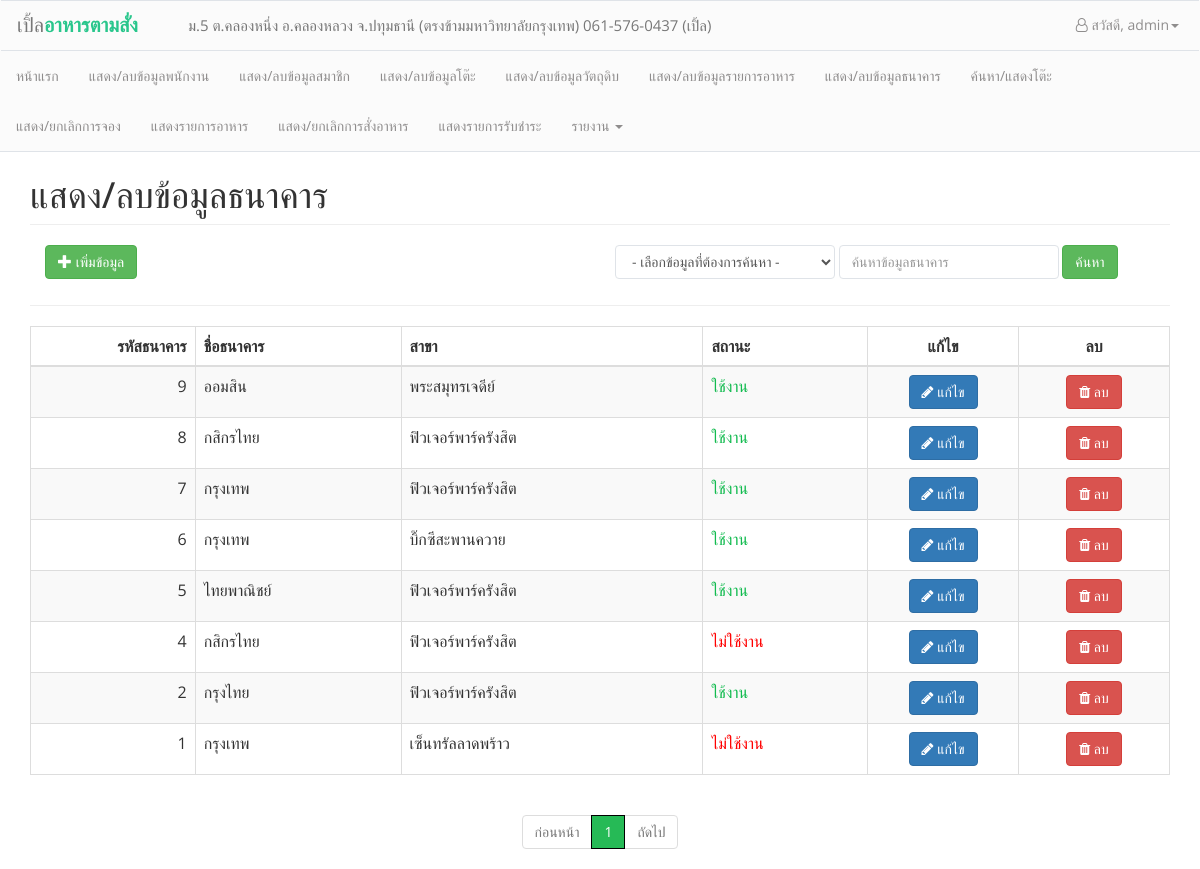
/admin/show_bank.php (signed in), run on an earlier commit of the app's database.
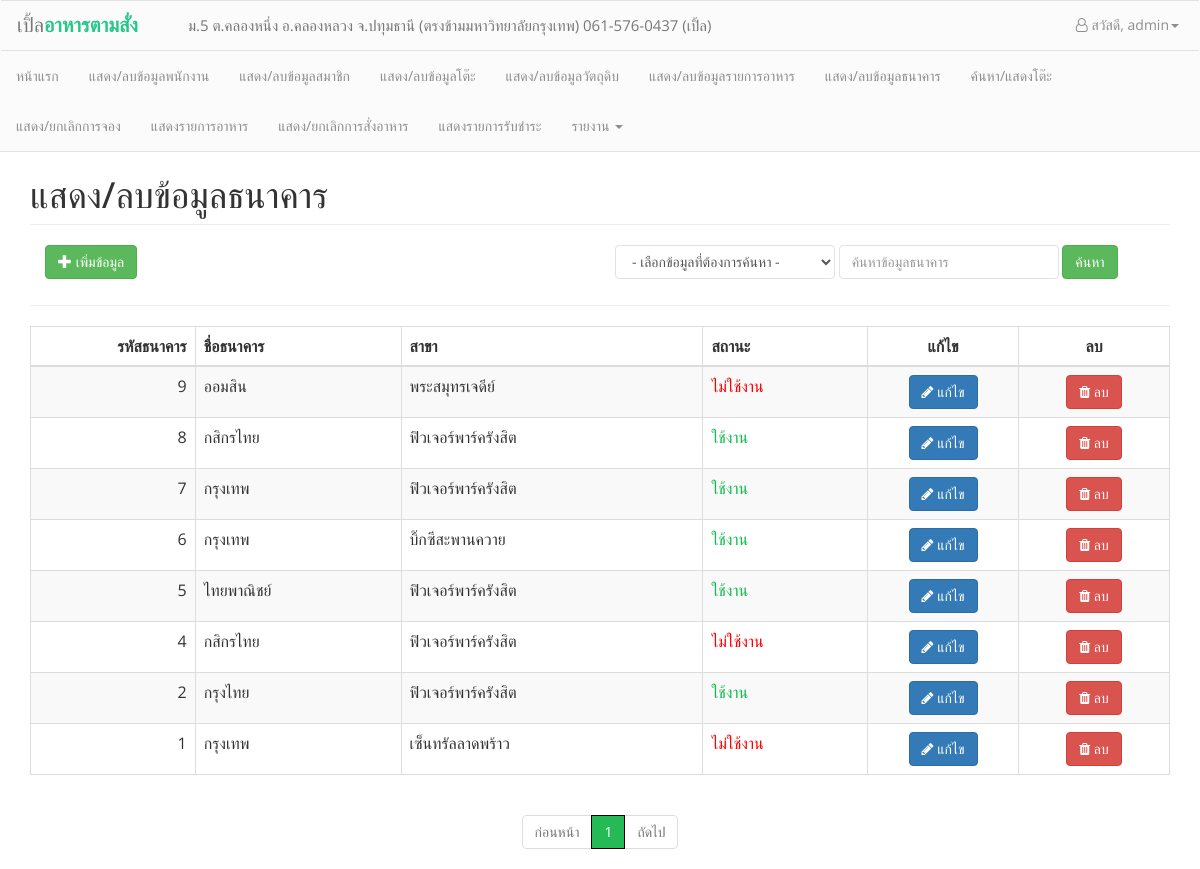
And on a later commit of the database.
### tables this page shows
CREATE TABLE `banks` (
  `bankid` int(5) NOT NULL,
  `bank_name` varchar(50) NOT NULL,
  `bank_status` int(1) NOT NULL,
  `bank_branch` varchar(50) NOT NULL,
  `bank_details` varchar(50) NOT NULL
);

### admin/show_bank.php (the view, shortened to what this page needs)
<head>
</head>
<body>
    <?php
    include("conf/header_admin.php");
    include("../conf/connection.php");
    $strKeyword = null;
    $search_type = null;
    ?>
    <div class="container" style="padding-top: 135px; left: 50%; ">
        <h1 class="page-header text-left">แสดง/ลบข้อมูลธนาคาร</h1>
        <form class="form-inline">
            <div class="col-md-2">
                <a href="addbank.php" class="btn btn-success"><i class="glyphicon glyphicon-plus" style="font-size:14px"></i> เพิ่มข้อมูล</a>
            </div>
            <div class="col-md-6 col-md-offset-4">
                <div class="form-group">
                    <select class="form-control input-md" name="search_type" style="width:220px;">
                        <option disabled selected value="">- เลือกข้อมูลที่ต้องการค้นหา -</option>
                    </select>
                    <input class="form-control" type="text" name="search_bank" placeholder="ค้นหาข้อมูลธนาคาร" style="width:220px;" aria-label="Search">
                </div>
                <button type="submit" class="btn btn-success mb-2">ค้นหา</button>
            </div><br><br>
        </form>
        <hr>
        <div class="table-responsive">
            <table class="table table-striped table-bordered" align="center">
                <thead>
                    <th style="text-align: right; width:120px;">รหัสธนาคาร</th>
                    <th style="text-align: left; width:150px;">ชื่อธนาคาร</th>
                    <th style="text-align:left; width:220px;">สาขา</th>
                    <th style="text-align:left; width:120px;">สถานะ</th>
                    <th style=" text-align:center; width:110px;">แก้ไข</th>
                    <th style=" text-align:center; width:110px;">ลบ</th>
                </thead>
        </div>
        <?php
        if ($search_type == "" || $search_type == null) {
            $sql = "SELECT * FROM banks WHERE bankid LIKE '%" . $strKeyword . "%' OR bank_branch LIKE '%" . $strKeyword . "%' OR bank_name LIKE '%" . $strKeyword . "%' OR bank_branch LIKE '%" . $strKeyword . "%'";
        }
        $query = mysqli_query($link, $sql);
        $num_rows = mysqli_num_rows($query);
        $per_page = 10;
        $page  = 1;
        $prev_page = $page - 1;
        $next_page = $page + 1;
        $row_start = ($page - 1) * $per_page;
        if ($num_rows <= $per_page) {
            $num_pages = 1;
        } else if (($num_rows % $per_page) == 0) {
            $num_pages = ($num_rows / $per_page);
        } else {
            $num_pages = ($num_rows / $per_page) + 1;
            $num_pages = (int) $num_pages;
        }
        $row_end = $per_page;
        if ($row_end > $num_rows) {
            $row_end = $num_rows;
        }
        $sql .= " ORDER BY bankid DESC LIMIT $row_start ,$row_end ";
        $query = mysqli_query($link, $sql);
        if ($num_rows > 0) {
            while ($result = mysqli_fetch_array($query, MYSQLI_ASSOC)) {
                switch ($result['bank_status']) {
                    case 0:
                        $bank_status = "<span style='color:#12BB4F';>ใช้งาน</span>";
                        break;
                    case 1:
                        $bank_status = "<span style='color:red'>ไม่ใช้งาน</span>";
                        break;
                } ?>
                    <tr>
                        <td align="right"><?= $result["bankid"]; ?></td>
                        <td align="left"> <?= $result["bank_name"] ?></td>
                        <td align="left"> <?= $result["bank_branch"] ?></td>
                        <td><?= $bank_status ?></td>
                        <td align="center"><a href="editbank.php?bankid=<?php echo $result['bankid']; ?>" class="btn btn-primary" data-toggle="modal"><i class="fa fa-pencil"></i> แก้ไข</a>
                        </td>
                        <td align="center"><a href="#deletebank<?php echo $result['bankid']; ?>" class="btn btn-danger" data-toggle="modal"><i class="fa fa-trash"></i> ลบ</a></td>
                    </tr>
            <?php }
            }
            ?>
    </div>
    <nav aria-label="Page navigation example" class="navbar-center">
        <div class="text-center">
            <ul class="pagination">
                <?php
                if ($prev_page) {
                    echo '<li class="page-item n">' . " <a href='$_SERVER[SCRIPT_NAME]?Page=$prev_page&search_food=$strKeyword&search_type=$search_type'>ก่อนหน้า</a></li>";
                } else {
                    echo '<li class="page-item disabled"><a href="#" >ก่อนหน้า</a></li>';
                }
                for ($i = 1; $i <= $num_pages; $i++) {
                    if ($i != $page) {
                        echo "<li class='page-item n'><a href='$_SERVER[SCRIPT_NAME]?Page=$i&search_bank=$strKeyword&search_type=$search_type'>$i</a>" . '</li>';
                    } else {
                        echo '<li class="page-item active"><a href="#">' . $i . '</a></li>';
                    }
                }
                if ($page != $num_pages) {
                    echo '<li class="page-item n">' . " <a href='$_SERVER[SCRIPT_NAME]?Page=$next_page&search_bank=$strKeyword&search_type=$search_type'>ถัดไป</a></li>";
                } else {
                    echo '<li class="page-item disabled">' . "<a href ='#'>ถัดไป</a></li> ";
                }
                ?>
        </div>
    </nav>
</body>

### admin/conf/header_admin.php (shortened to what this page needs)
<!DOCTYPE html>
<html lang="en">
<head>
	<?php
	include("lib.php");
	?>
</head>
<body>
	<nav class="navbar navbar-default navbar-expand-lg navbar-light navbar-fixed-top">
		<div class="navbar-header d-flex col">
			<a class="navbar-brand" style="padding-left:16px" href="index.php">เปิ้ล<b>อาหารตามสั่ง</b></a>
			<a class="navbar-brand col-md-8" id="brand_details" style="font-size:15px; position:fixed;">
				ม.5 ต.คลองหนึ่ง อ.คลองหลวง จ.ปทุมธานี (ตรงข้ามมหาวิทยาลัยกรุงเทพ) 061-576-0437 (เปิ้ล)
			</a>
		</div>
		<div id="navbarCollapse" class="collapse navbar-collapse collapse justify-content-start">
			<ul class="nav navbar-nav navbar-right ml-auto" style="padding-right:20px ">
				<li class="nav-item dropdown">
					<a href="#" data-toggle="dropdown" class="nav-link dropdown-toggle user-action"><i class="fa fa-user-o"></i> สวัสดี, <?= $_SESSION['staff']; ?><b class="caret"></b></a>
				</li>
			</ul>
			<div style="border-top:1px solid #dfe3e8;">
				<ul class="nav navbar-nav ml-auto" style="border-top:1px solid #dfe3e8;">
					<li class="nav-item"><a href="index.php" class="nav-link">หน้าแรก</a></li>
					<?php if ($_SESSION['staff_level'] == 1) { ?>
						<li class="nav-item"><a href="show_staff.php" class="nav-link">แสดง/ลบข้อมูลพนักงาน</a></li> <?php }; ?>
					<li class="nav-item"><a href="show_customer.php" class="nav-link">แสดง/ลบข้อมูลสมาชิก</a></li>
					<li class="nav-item"><a href="show_table.php" class="nav-link">แสดง/ลบข้อมูลโต๊ะ</a></li>
					<li class="nav-item"><a href="show_material.php" class="nav-link">แสดง/ลบข้อมูลวัตถุดิบ</a></li>
					<li class="nav-item"><a href="show_food.php" class="nav-link">แสดง/ลบข้อมูลรายการอาหาร</a></li>
					<li class="nav-item"><a href="show_bank.php" class="nav-link">แสดง/ลบข้อมูลธนาคาร</a></li>
					<li class="nav-item"><a href="show_tables_reserve.php" class="nav-link">ค้นหา/แสดงโต๊ะ</a></li>
					<li class="nav-item"><a href="staff_reserve_history.php" class="nav-link">แสดง/ยกเลิกการจอง</a></li>
					<li class="nav-item"><a href="show_food_typeall.php" class="nav-link">แสดงรายการอาหาร</a></li>
					<li class="nav-item"><a href="staff_order_history.php" class="nav-link">แสดง/ยกเลิกการสั่งอาหาร</a></li>
					<li class="nav-item"><a href="staff_payment_history.php" class="nav-link">แสดงรายการรับชำระ</a></li>
					<?php if ($_SESSION['staff_level'] == 1) { ?>
						<li class="nav-item dropdown">
							<a class="nav-item" href="#">รายงาน <b class="caret"></b></a>
						</li>
					<?php } elseif ($_SESSION['staff_level'] == 0) { ?>
						<li class="nav-item"><a href="report_bycategory.php" target="_blank" class="nav-link">รายงานเมนูอาหารแยกตามประเภท</a></li>
					<?php } ?>
				</ul>
			</div>
	</nav>
</body>
</html>

### admin/conf/lib.php (shortened to what this page needs)
<link rel="stylesheet" href="https://stackpath.bootstrapcdn.com/font-awesome/4.7.0/css/font-awesome.min.css">
<link rel="stylesheet" href="lib/css/bootstrap.min.css">
<link href="lib/date/css/datepicker.css" rel="stylesheet" />

### admin/conf/header_admin.php (style rules this page uses)
body { font-family: 'Open Sans', sans-serif; }
.form-control { box-shadow: none; border-radius: 4px; border-color: #dfe3e8; }
.navbar-header.col { padding: 0 !important; }
.navbar { background: #FBFBFB; padding-left: 1px; padding-right: 1px; border-bottom: 1px solid #dfe3e8; border-radius: 0; }
.navbar .navbar-brand { font-size: 20px; padding-left: 0; padding-right: 50px; }
.navbar .navbar-brand b { font-weight: bold; color: #29c68c; }
.navbar ul.nav li a { color: #8F8D8D; }
.navbar .navbar-right { margin-top: 0; }
.navbar .navbar-right .dropdown-toggle::after { display: none; }
.pagination>.active>a, .pagination>.active>span, .pagination>.active>a:hover, .pagination>.active>span:hover, .pagination>.active>a:focus, .pagination>.active>span:focus { background-color: #26BA56; border-color: black; cursor: pointer; z-index: 2; }

What changed in the data, as far as the page shows it:
changed banks "ออมสิน": bank_status "ใช้งาน" → "ไม่ใช้งาน"
